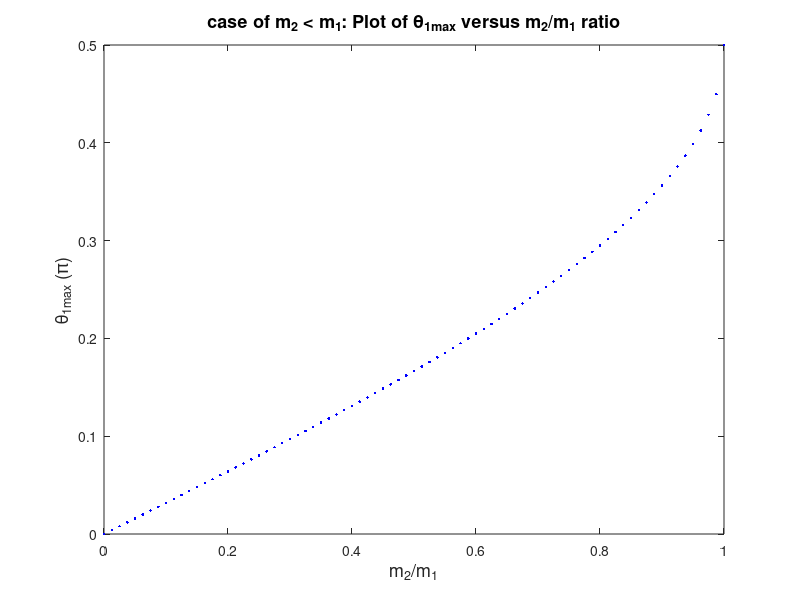

This figure's MATLAB source:
%theta_max.m - plots the maximum scattering angle theta_1 versus the
%m2/m1 ratio
clear;
x=[0.0:0.0125:1];
y=acos(sqrt(1-x.^2))/pi;
plot(x,y,'b.')
xlabel('m_2/m_1','FontSize',13)
ylabel('\theta_{1max} (\pi)','FontSize',13)
str=cat(2,'case of m_2 < m_1: Plot of \theta_{1max} versus m_2/m_1 ratio');
title(str,'FontSize',13)
